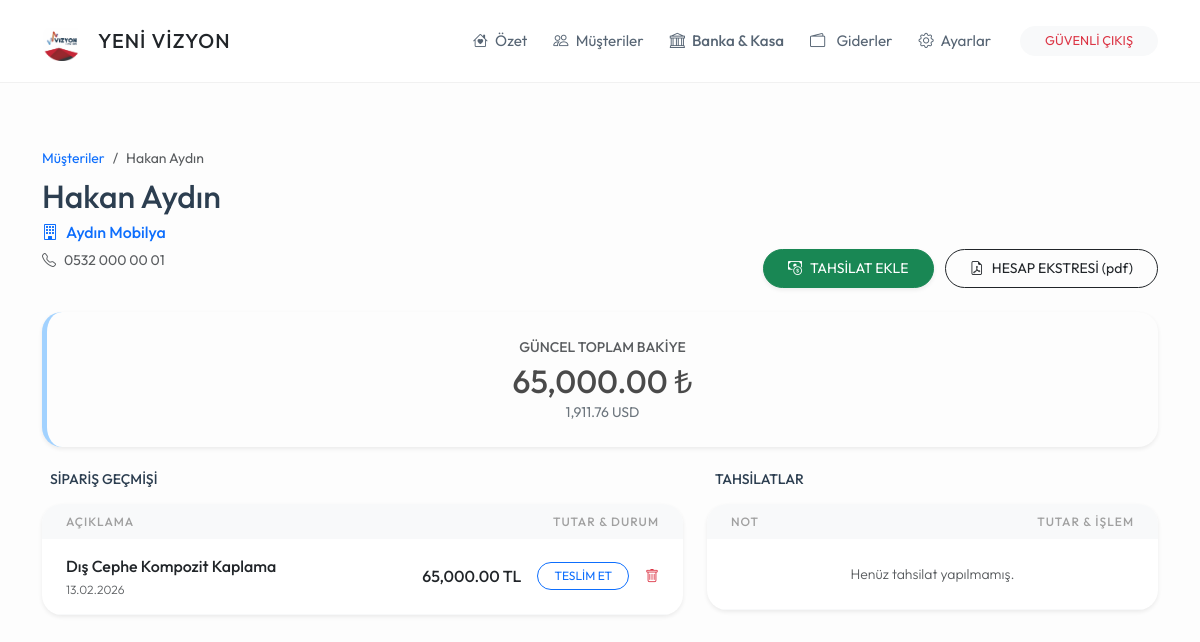
Before: /musteri/musteri/1 (signed in) with the older database file.
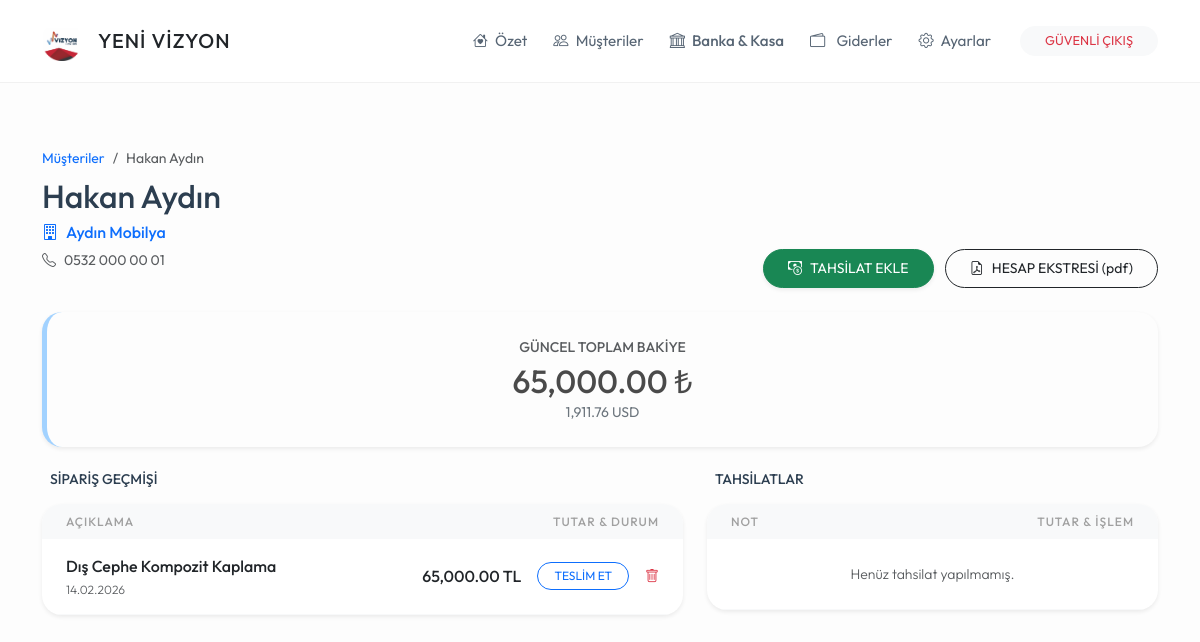
After: the same page with the newer database file.
### models.py (models this page shows)
class IsKaydi(db.Model):
    id = db.Column(db.Integer, primary_key=True)
    is_tanimi = db.Column(db.String(200), nullable=False)
    toplam_bedel = db.Column(db.Float, nullable=False, default=0.0)
    para_birimi = db.Column(db.String(5), default='TL')
    maliyet = db.Column(db.Float, default=0.0)
    teslim_tarihi = db.Column(db.String(20))
    vade_gun = db.Column(db.Integer, default=0) # İş tesliminden kaç gün sonra ödeme beklendiği
    teslim_edildi_tarihi = db.Column(db.DateTime, nullable=True) # İşin gerçekten teslim edildiği tarih
    durum = db.Column(db.String(20), default='Devam Ediyor')
    kayit_tarihi = db.Column(db.DateTime, default=datetime.now)
    musteri_id = db.Column(db.Integer, db.ForeignKey('musteri.id'), nullable=False)

### routes/musteri_isleri.py (the view)
@musteri_bp.route('/musteri/<int:id>')
def musteri_detay(id):
    if 'logged_in' not in session:
        return redirect(url_for('genel.index'))
    m = Musteri.query.get_or_404(id)
    kasalar = BankaKasa.query.filter_by(durum='Aktif').all()
    net_tl = sum(i.toplam_bedel * GUNCEL_KURLAR.get(i.para_birimi, 1.0) for i in m.isler) - sum(o.tutar * o.kur_degeri for o in m.odemeler)
    return render_template('musteri_detay.html',
                           musteri=m,
                           toplam_tl=round(net_tl, 2),
                           toplam_usd=round(net_tl / GUNCEL_KURLAR.get('USD', 1.0), 2),
                           kurlar=GUNCEL_KURLAR,
                           kasalar=kasalar)

### templates/musteri_detay.html (shortened to what the changed rows need)
{% extends "base.html" %}
{% block content %}
<div class="row g-4 mb-4">
    <div class="col-md-7">
        <h2 class="mb-1 fw-bold">{{ musteri.ad_soyad }}</h2>
    </div>
</div>
<div class="row g-4">
    <div class="col-lg-7">
        <div class="card card-custom p-0 overflow-hidden border-0 shadow-sm">
            <table class="table table-hover align-middle mb-0">
                <thead>
                    <tr class="bg-light">
                        <th class="ps-4">Açıklama</th>
                        <th class="text-end pe-4">Tutar & Durum</th>
                    </tr>
                </thead>
                <tbody>
                    {% for is in musteri.isler %}
                    <tr>
                        <td class="ps-4">
                            <div class="fw-medium text-dark">{{ is.is_tanimi }}</div>
                            <div style="font-size: 0.75rem;" class="text-muted">{{ is.kayit_tarihi.strftime('%d.%m.%Y') }}</div>
                        </td>
                        <td class="text-end pe-4">
                            <div class="d-flex justify-content-end align-items-center gap-3">
                                <span class="fw-medium">{{ "{:,.2f}".format(is.toplam_bedel) }} {{ is.para_birimi }}</span>
                                {% if is.durum == 'Devam Ediyor' %}
                                    <a href="/is_teslim_et/{{ is.id }}" class="btn btn-sm btn-outline-primary rounded-pill px-3 py-1" style="font-size: 0.75rem;">
                                        TESLİM ET
                                    </a>
                                {% else %}
                                    <span class="badge bg-success rounded-pill px-2 py-1 fw-normal" style="font-size: 0.7rem;">
                                        <i class="bi bi-check-lg me-1"></i>TESLİM EDİLDİ
                                    </span>
                                    <a href="/is_durum_geri_al/{{ is.id }}" class="text-muted small" title="Geri Al (Devam Ediyor yap)"><i class="bi bi-arrow-counterclockwise"></i></a>
                                {% endif %}
                                <a href="/is_sil/{{ is.id }}" onclick="return confirm('Bu iş kaydını silmek istediğinize emin misiniz? Bakiyeden düşülecektir.');" class="text-danger small"><i class="bi bi-trash"></i></a>
                            </div>
                        </td>
                    </tr>
                    {% endfor %}
                </tbody>
            </table>
        </div>
    </div>
    <div class="col-lg-5">
        <div class="card card-custom p-0 overflow-hidden border-0 shadow-sm">
            <table class="table table-hover align-middle mb-0">
                <thead>
                    <tr class="bg-light">
                        <th class="ps-4">Not</th>
                        <th class="text-end pe-4">Tutar & İşlem</th>
                    </tr>
                </thead>
            </table>
        </div>
    </div>
</div>
{% endblock %}

Changed rows visible on the page:
changed IsKaydi "Dış Cephe Kompozit Kaplama": kayit_tarihi "13.02.2026" → "14.02.2026"
